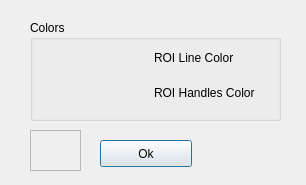
<ui version="4.0" >
 <class>RoiPrefsDlg</class>
 <widget class="QDialog" name="RoiPrefsDlg" >
  <property name="geometry" >
   <rect>
    <x>0</x>
    <y>0</y>
    <width>306</width>
    <height>185</height>
   </rect>
  </property>
  <property name="windowTitle" >
   <string>ROI Preferences</string>
  </property>
  <widget class="QPushButton" name="RoiOkButton" >
   <property name="geometry" >
    <rect>
     <x>100</x>
     <y>140</y>
     <width>92</width>
     <height>27</height>
    </rect>
   </property>
   <property name="text" >
    <string>Ok</string>
   </property>
  </widget>
  <widget class="QFrame" name="frame_2" >
   <property name="geometry" >
    <rect>
     <x>30</x>
     <y>130</y>
     <width>51</width>
     <height>41</height>
    </rect>
   </property>
   <property name="frameShape" >
    <enum>QFrame::StyledPanel</enum>
   </property>
   <property name="frameShadow" >
    <enum>QFrame::Raised</enum>
   </property>
  </widget>
  <widget class="QGroupBox" name="groupBox" >
   <property name="geometry" >
    <rect>
     <x>30</x>
     <y>20</y>
     <width>251</width>
     <height>101</height>
    </rect>
   </property>
   <property name="title" >
    <string>Colors</string>
   </property>
   <widget class="QWidget" name="layoutWidget" >
    <property name="geometry" >
     <rect>
      <x>10</x>
      <y>20</y>
      <width>221</width>
      <height>71</height>
     </rect>
    </property>
    <layout class="QGridLayout" >
     <property name="margin" >
      <number>0</number>
     </property>
     <property name="spacing" >
      <number>6</number>
     </property>
     <item row="0" column="1" >
      <widget class="QLabel" name="label_3" >
       <property name="text" >
        <string>ROI Line Color</string>
       </property>
      </widget>
     </item>
     <item row="1" column="1" >
      <widget class="QLabel" name="label_5" >
       <property name="text" >
        <string>ROI Handles Color</string>
       </property>
      </widget>
     </item>
     <item row="0" column="0" >
      <widget class="QPushButton" name="RoiLineButton" >
       <property name="text" >
        <string/>
       </property>
       <property name="flat" >
        <bool>true</bool>
       </property>
      </widget>
     </item>
     <item row="1" column="0" >
      <widget class="QPushButton" name="RoiHandlesButton" >
       <property name="text" >
        <string/>
       </property>
       <property name="flat" >
        <bool>true</bool>
       </property>
      </widget>
     </item>
    </layout>
   </widget>
  </widget>
 </widget>
 <resources/>
 <connections/>
</ui>
